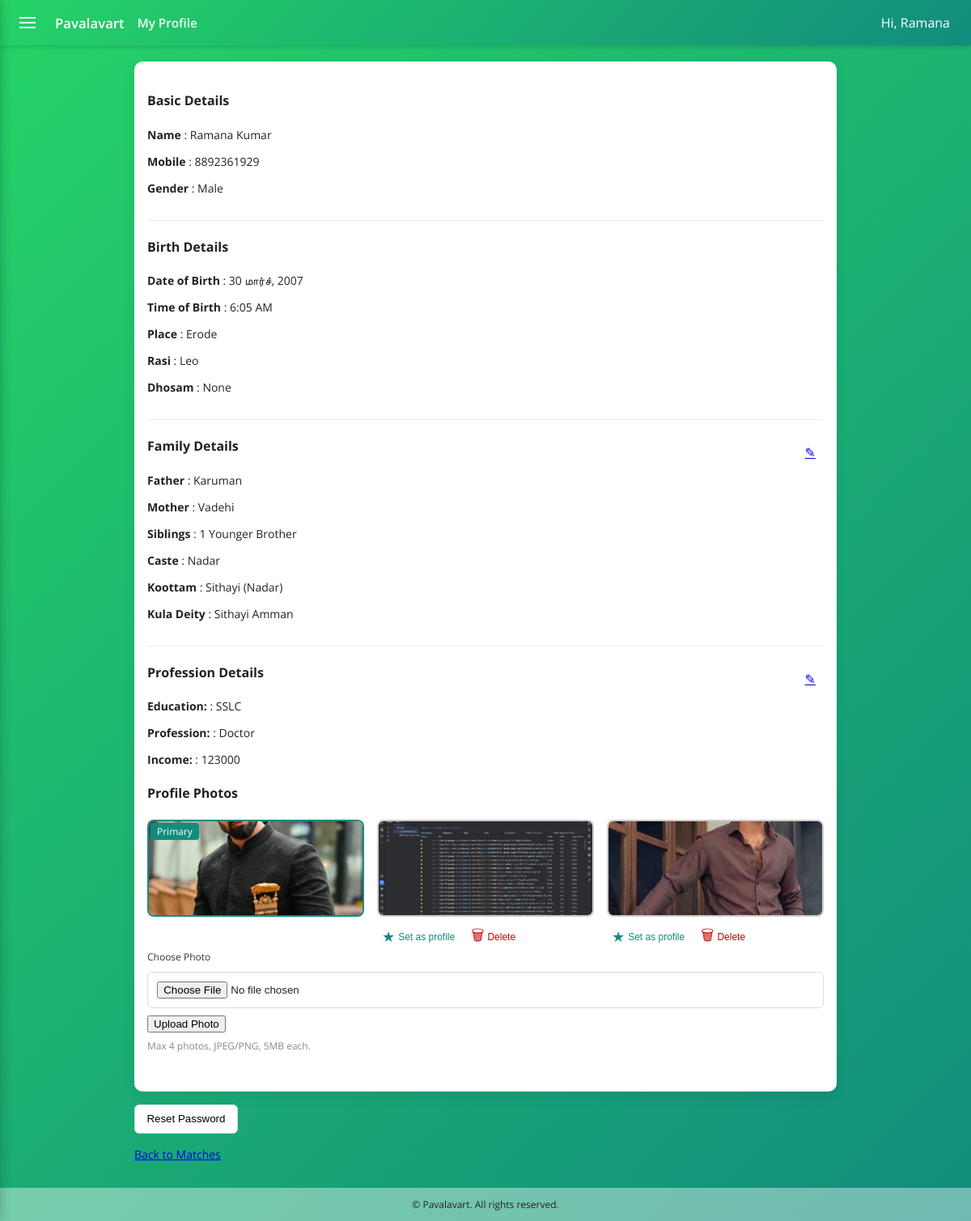
Before: /profile/ (signed in) with the older database file.
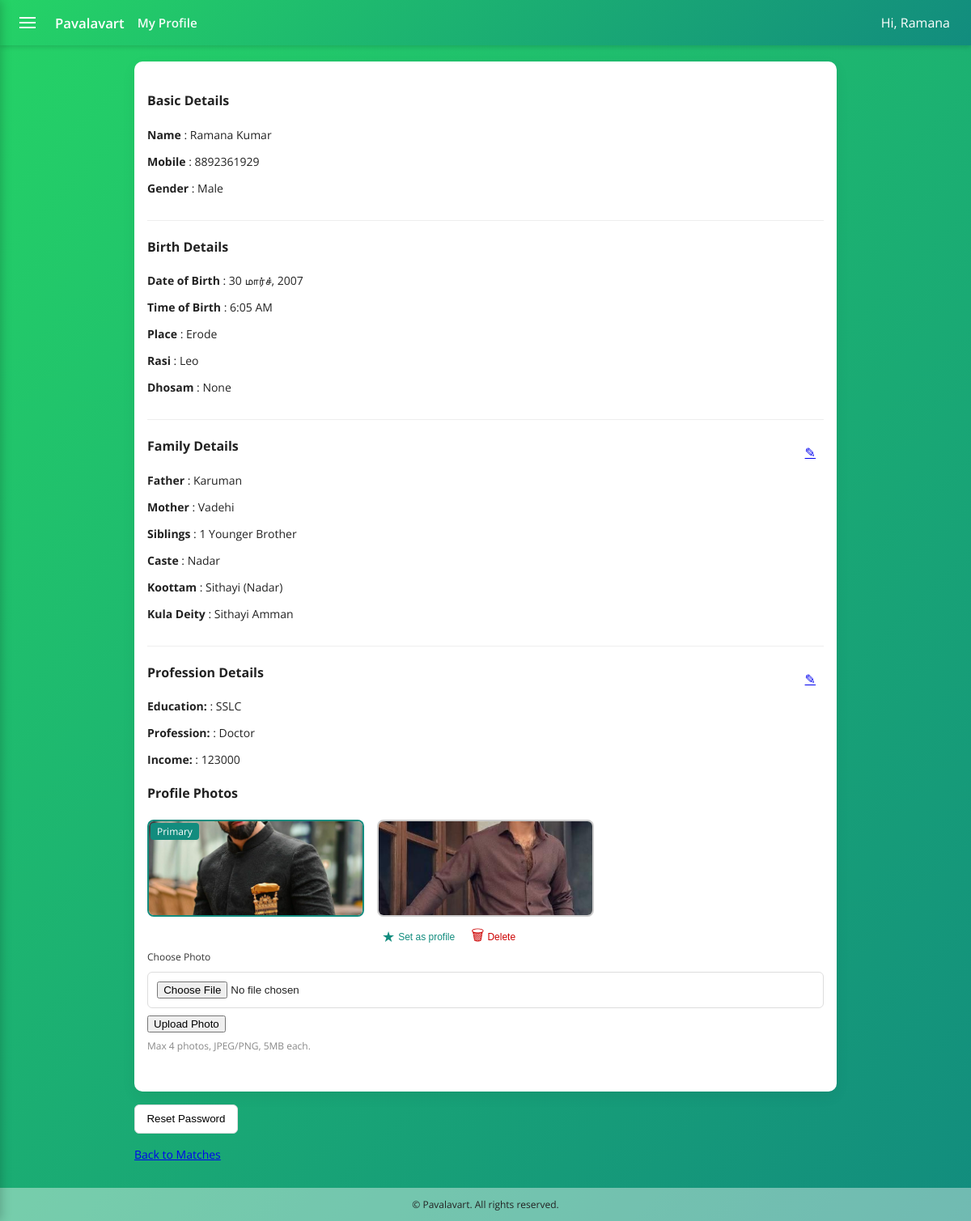
After: the same page with the newer database file.
### alliance/models.py (models this page shows, shortened)
class ProfilePhoto(models.Model):
    profile = models.ForeignKey('MemberProfile', on_delete=models.CASCADE, related_name='photos')
    image = models.ImageField(upload_to='profile_photos/%Y/%m/%d/')
    is_primary = models.BooleanField(default=False)
    uploaded_at = models.DateTimeField(auto_now_add=True)
    class Meta:
        constraints = [
            models.UniqueConstraint(fields=['profile'], condition=models.Q(is_primary=True), name='one_primary_photo_per_profile')
        ]

### alliance/views.py (the view, shortened to what this page needs)
# urls.py: path('profile/', views.profile, name='profile'),
@login_required
def profile(request):
    try:
        profile = request.user.profile
    except MemberProfile.DoesNotExist:
        profile = MemberProfile.objects.create(user=request.user, mobile=getattr(request.user, 'username', '') or '')
        messages.info(request, 'A basic profile was created. Please complete your details.')
    castes = Caste.objects.all()
    rasis = Rasi.objects.all()
    stars = Star.objects.all()
    koottams = Koottam.objects.all()
    dhosams = Dhosam.objects.all()
    educations = Education.objects.all()
    professions = Profession.objects.all()
    today = date.today()
    try:
        max_dob = date(today.year - 18, today.month, today.day)
    except ValueError:
        max_dob = date(today.year - 18, today.month, 28)
    try:
        min_dob = date(today.year - 50, today.month, today.day)
    except ValueError:
        min_dob = date(today.year - 50, today.month, 28)
    return render(request, 'main/profile.html', {
        'profile': profile,
        'castes': castes,
        'rasis': rasis,
    'stars': stars,
    'koottams': koottams,
    'dhosams': dhosams,
        'educations': educations,
        'professions': professions,
        'min_dob': min_dob.isoformat(),
        'max_dob': max_dob.isoformat(),
    })

### alliance/models.py (called while the page is built)
    def __str__(self):
        return self.caste

    def __str__(self):
        return f"{self.subcaste} ({self.caste.caste})"

    def __str__(self):
        return self.rasi

    def __str__(self):
        return self.education

    def __str__(self):
        return self.profession

### alliance/templates/main/profile.html (shortened to what the changed rows need)
{% extends 'main/base.html' %}
{% block content %}
<div class="card" style="width:100%">
    {% if profile %}
                <div class="profile-photo-section" style="margin-bottom:2rem;">
                    <div class="photo-grid" style="display:grid;grid-template-columns:repeat(3,1fr);gap:1rem;">
                        {% for p in profile.photos.all %}
                            <div class="thumb" style="position:relative;">
                                <img src="{{ p.image.url }}" alt="photo" style="width:100%;height:120px;object-fit:cover;border-radius:8px;cursor:pointer;border:2px solid {% if p.is_primary %}#128c7e{% else %}#ccc{% endif %};" onclick="openPhotoViewer({{ forloop.counter0 }})">
                                {% if p.is_primary %}
                                    <div class="badge" style="position:absolute;top:4px;left:4px;background:#128c7e;color:#fff;padding:2px 8px;border-radius:4px;font-size:12px;">Primary</div>
                                {% else %}
                                    <div style="display:flex;gap:8px;align-items:center;margin-top:4px;">
                                        <form method="post" action="{% url 'profile_photo_set_primary' p.id %}" style="margin:0;">
                                            <button type="submit" title="Set as profile" style="font-size:16px;background:none;border:none;cursor:pointer;color:#128c7e;display:flex;align-items:center;">
                                                <span style="font-size:18px;margin-right:4px;">&#9733;</span>
                                                <span style="font-size:12px;">Set as profile</span>
                                            </button>
                                        </form>
                                        <form method="post" action="{% url 'profile_photo_delete' p.id %}" style="margin:0;" onsubmit="return confirmDeletePhoto(this);">
                                            <button type="submit" title="Delete photo" style="font-size:16px;background:none;border:none;cursor:pointer;color:#c00;display:flex;align-items:center;">
                                                <span style="font-size:18px;margin-right:4px;">&#128465;</span>
                                                <span style="font-size:12px;">Delete</span>
                                            </button>
                                        </form>
                                    </div>
                                {% endif %}
                            </div>
                        {% empty %}
                            <div style="grid-column:span 3;color:#888;text-align:center;padding:2rem 0;">No photos uploaded yet.</div>
                        {% endfor %}
                    </div>
                </div>
    </div>
    {% else %}
        <p>No profile found.</p>
    {% endif %}
{% endblock %}

Changed rows visible on the page:
removed ProfilePhoto: image (picture), is_primary "Set as profile"
